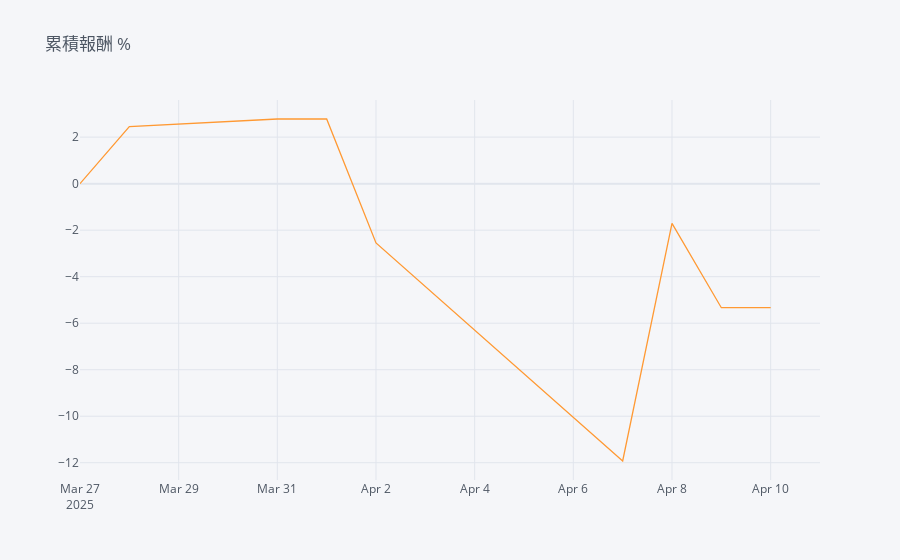

Here is the notebook cell this chart was saved with:
### Code cell
bt_ret_last10days = bt_ret.iloc[-10:] * 100
bt_ret_last10days.iloc[0] = 0
bt_ret_last10days.cumsum().iplot(title='累積報酬 % ')

### Figure 1 — Plotly figure (JSON) as saved in the notebook; plotly's stock layout.template omitted (floating-point values rounded to 4 significant figures)
{"data": [{"line": {"color": "rgba(255, 153, 51, 1.0)", "dash": "solid", "shape": "linear", "width": 1.3}, "mode": "lines", "name": "ic_ir_return", "text": "", "type": "scatter", "x": ["2025-03-27", "2025-03-28", "2025-03-31", "2025-04-01", "2025-04-02", "2025-04-07", "2025-04-08", "2025-04-09", "2025-04-10", "2025-04-11"], "y": [0, 2.453, 2.779, 2.779, -2.549, -11.92, -1.708, -5.335, -5.335, ""]}], "layout": {"legend": {"bgcolor": "#F5F6F9", "font": {"color": "#4D5663"}}, "paper_bgcolor": "#F5F6F9", "plot_bgcolor": "#F5F6F9", "title": {"font": {"color": "#4D5663"}, "text": "累積報酬 % "}, "xaxis": {"gridcolor": "#E1E5ED", "showgrid": true, "tickfont": {"color": "#4D5663"}, "title": {"font": {"color": "#4D5663"}, "text": ""}, "zerolinecolor": "#E1E5ED"}, "yaxis": {"gridcolor": "#E1E5ED", "showgrid": true, "tickfont": {"color": "#4D5663"}, "title": {"font": {"color": "#4D5663"}, "text": ""}, "zerolinecolor": "#E1E5ED"}}}
